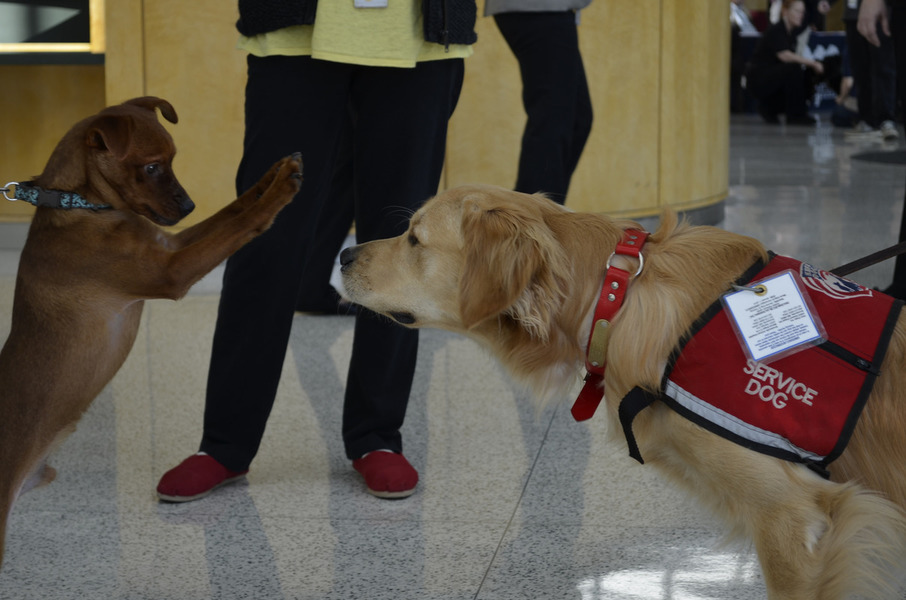
#> input picture images/16004479832_a748d55f21_k.jpg, 906 x 600 px
$ python -i image_draw.py   (imports and definitions only)   (older library calls are emulated)
#> lines starting #> are read from the running program, lines starting #| are printed output that depends on the picture
from random import random as rand
import cv2
import numpy as np
import math
import copy


# [264 lines left out: functions draw_points, draw_box, draw_track_id, draw_kps, get_edge_points, get_edge_mask and 6 more, not called in this run]


def draw_all(im, all_boxes=None, all_classes=None, box_color=None, do_draw_box=True,
             all_segs=None, all_seg_boxes=None, seg_color=None,
             all_masks=None, all_mask_boxes=None, mask_color=None,
             all_kps=None, skeleton=None, point_color=None, skeleton_color=None, kps_thresh=0, kps_show_num=False,
             all_densepose_iuv=None, all_densepose_iuv_point=None,
             all_track_ids=None, track_id_color=None):
    # im: (h, w, 3)
    # all_boxes: (num_boxes, 4)
    # all_kps: (num_boxes, num_kps*3)
    # all_masks: (num_boxes, h, w)
    # all_segs: (num_boxes, h, w)
    from utils.colormap import colormap
    color_list = colormap()
    im_draw = copy.deepcopy(im)
    # draw boxes
    if all_boxes is not None and do_draw_box:
        all_boxes = np.round(all_boxes).astype(int)
        for i in range(len(all_boxes)):
            if all_classes is not None:
                color_idx = int(abs(all_classes[i])) - 1
            else:
                color_idx = i
            if box_color is None:
                box_color_i = color_list[color_idx % len(color_list)]
            elif isinstance(box_color, list):
                box_color_i = box_color[color_idx % len(box_color)]
            else:
                box_color_i = box_color
            im_draw = draw_box(im_draw, all_boxes[i], box_color=box_color_i)

    # draw segs
    if all_segs is not None:
        for i in range(len(all_segs)):
            if seg_color is None:
                seg_color_i = color_list
            else:
                seg_color_i = seg_color
            seg_box_i = all_seg_boxes[i].astype(int) if all_seg_boxes is not None else None
            im_draw = draw_seg(im_draw, all_segs[i], seg_box_i, seg_color=seg_color_i)

    # draw masks
    if all_masks is not None:
        for i in range(len(all_masks)):
            if mask_color is None:
                mask_color_i = color_list[i % len(color_list)]
            elif isinstance(mask_color, list):
                mask_color_i = mask_color[i % len(mask_color)]
            else:
                mask_color_i = mask_color
            mask_box_i = all_mask_boxes[i].astype(int) if all_mask_boxes is not None else None
            im_draw = draw_mask(im_draw, all_masks[i], mask_box_i, mask_color=mask_color_i)

    # draw kps
    if all_kps is not None:
        for i in range(len(all_kps)):
            if point_color is None:
                point_color_i = color_list[i % len(color_list)]
            elif isinstance(point_color, list):
                point_color_i = point_color[i % len(point_color)]
            else:
                point_color_i = point_color
            if skeleton_color is None:
                skeleton_color_i = color_list
            else:
                skeleton_color_i = skeleton_color
            im_draw = draw_kps(im_draw, all_kps[i], skeleton=skeleton,
                               point_color=point_color_i, skeleton_color=skeleton_color_i,
                               kps_thresh=kps_thresh, kps_show_num=kps_show_num)

    # draw densepose IUV
    if all_densepose_iuv_point is not None:
        if len(all_densepose_iuv_point[1]) > 0:
            im_draw = draw_densepose_iuv_point(im_draw, all_densepose_iuv_point)
    if all_densepose_iuv is not None:
        for i in range(len(all_densepose_iuv)):
            seg_densepose_box_i = all_seg_boxes[i].astype(int) if all_seg_boxes is not None else None
            im_draw = draw_densepose_iuv(im_draw, all_densepose_iuv[i], seg_densepose_box_i)

    # draw track ids
    if all_track_ids is not None:
        assert all_boxes is not None
        for i in range(len(all_track_ids)):
            if track_id_color is None:
                track_id_color_i = color_list[i % len(color_list)]
            elif isinstance(track_id_color, list):
                track_id_color_i = track_id_color[i]
            else:
                track_id_color_i = track_id_color
            x = all_boxes[i, 0] + (all_boxes[i, 2] - all_boxes[i, 0]) / 3
            im_draw = draw_track_id(im_draw, all_track_ids[i], pos=(x, all_boxes[i, 1]), track_id_color=track_id_color_i)
    return im_draw

>>> import cv2
>>> picture = cv2.imread('../../../images/16004479832_a748d55f21_k.jpg', cv2.IMREAD_GRAYSCALE)
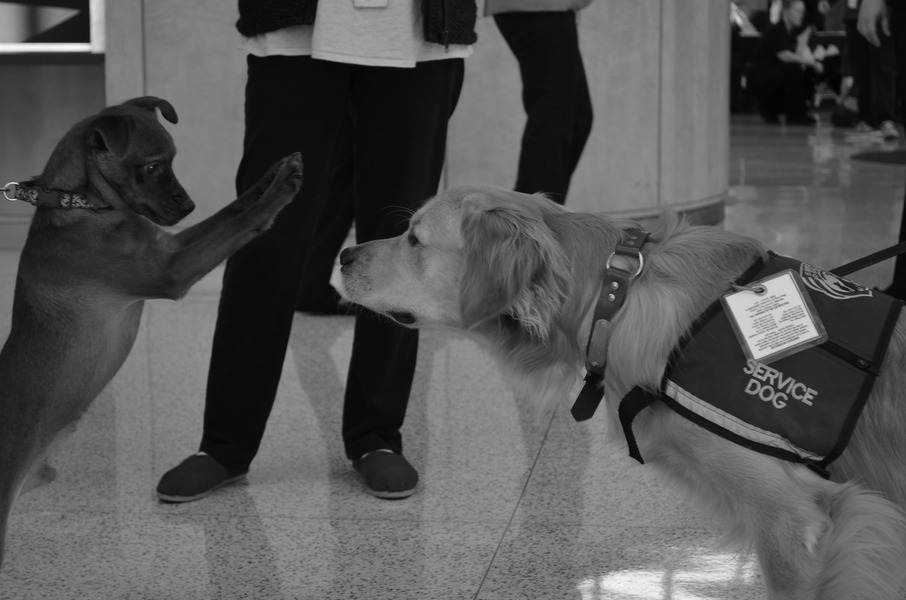
#> picture: shape (600, 906); min 1, max 249, mean 84.9
>>> result = draw_all(picture)
#> (the run stopped early here; a loop or call above may not have finished)

$ run again, on images/17790319373_bd19b24cfc_k.jpg
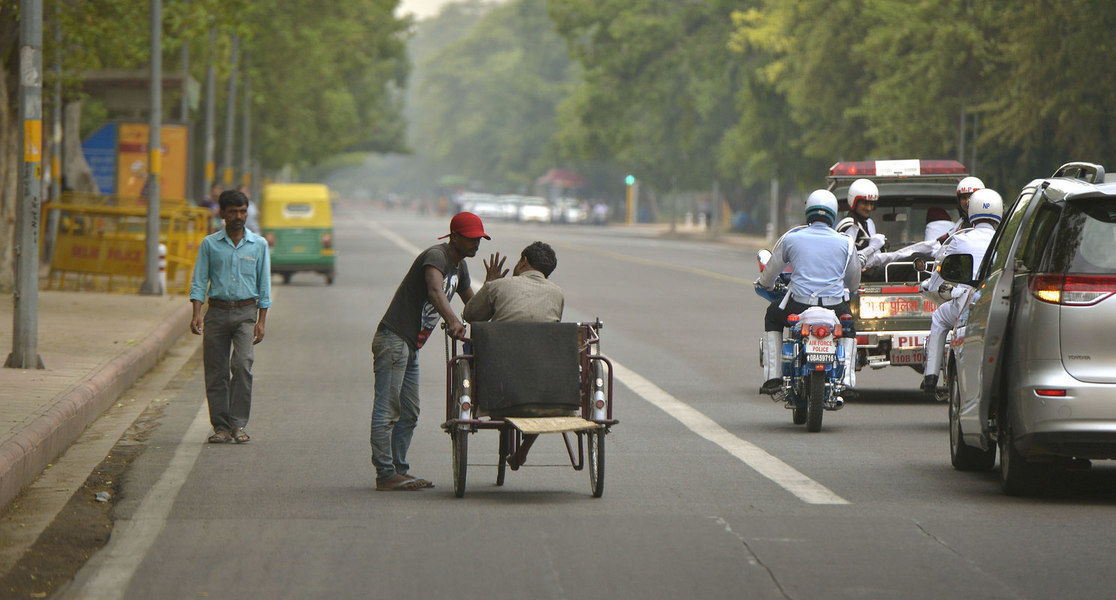
#> input picture images/17790319373_bd19b24cfc_k.jpg, 1116 x 600 px
#> `picture = cv2.imread('../../../images/16004479832_a748d55f21_k.jpg', c..`:
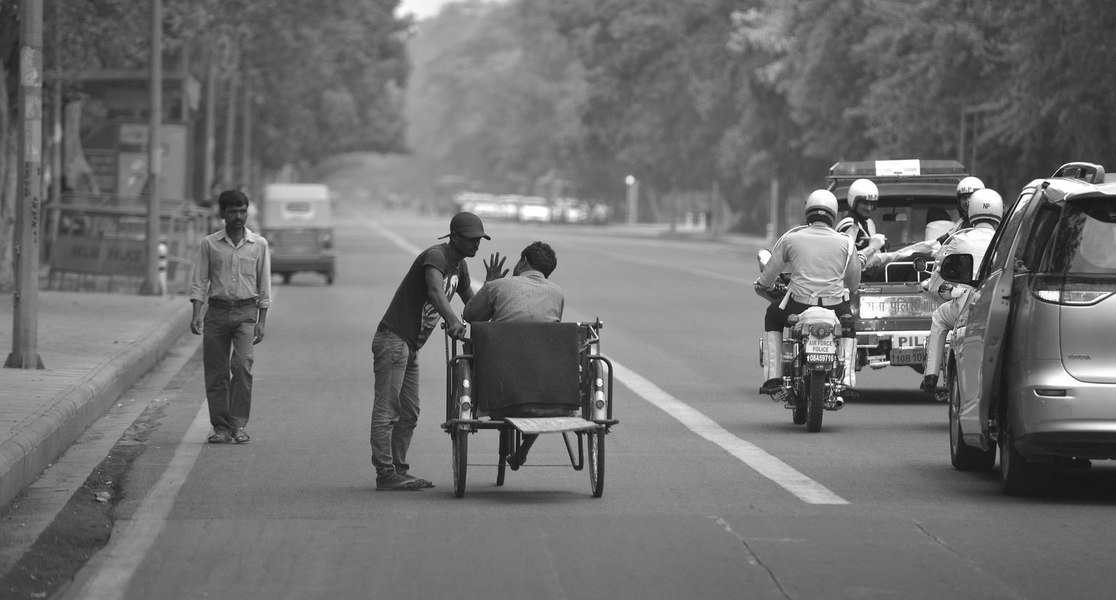
#> picture: shape (600, 1116); min 11, max 255, mean 112.6

$ run again, on images/19064748793_bb942deea1_k.jpg
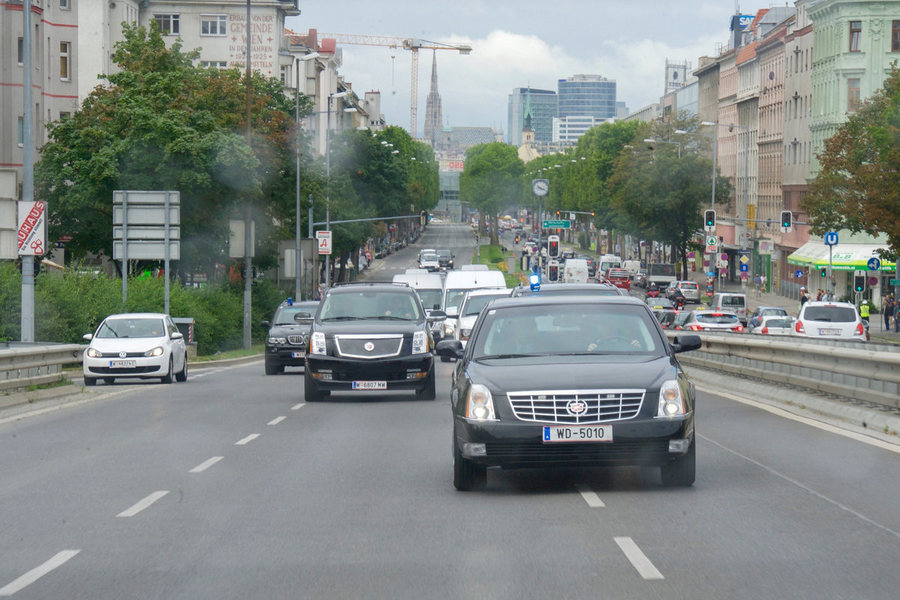
#> input picture images/19064748793_bb942deea1_k.jpg, 900 x 600 px
#> `picture = cv2.imread('../../../images/16004479832_a748d55f21_k.jpg', c..`:
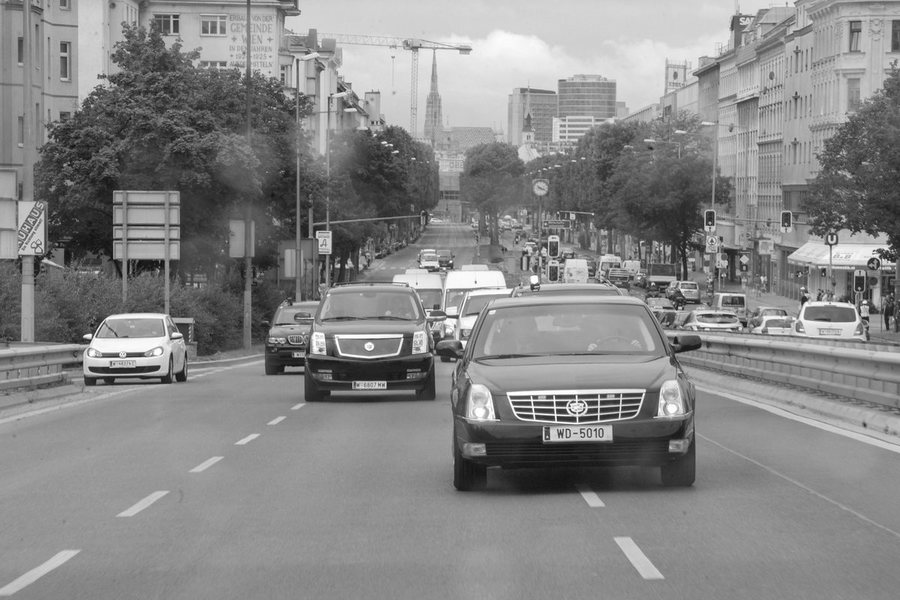
#> picture: shape (600, 900); min 10, max 255, mean 134.7
